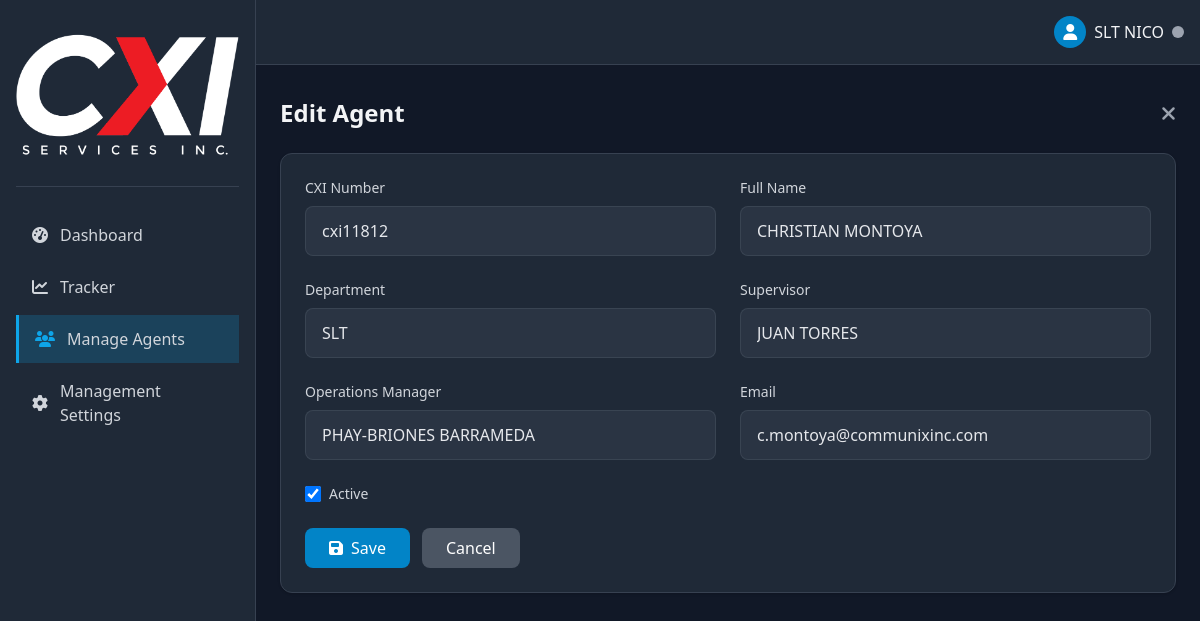
Page /admin/employee.php?id=10 (signed in) on the committed database.
### tables this page shows
CREATE TABLE `employees` (
  `id` int(11) NOT NULL,
  `employee_id` varchar(50) NOT NULL,
  `full_name` varchar(100) NOT NULL,
  `department` varchar(50) NOT NULL,
  `supervisor` varchar(100) NOT NULL,
  `operation_manager` varchar(100) NOT NULL,
  `email` varchar(100) NOT NULL,
  `created_at` datetime NOT NULL DEFAULT current_timestamp(),
  `updated_at` datetime NOT NULL DEFAULT current_timestamp() ON UPDATE current_timestamp(),
  `is_active` tinyint(1) DEFAULT 1
);

### admin/employee.php (the view, shortened to what this page needs)
<?php
require_once '../includes/functions.php';
$action = isset($_GET['action']) ? $_GET['action'] : '';
$employeeId = isset($_GET['id']) ? (int)$_GET['id'] : 0;
$employee = null;
if ($employeeId > 0) {
    try {
        $stmt = $pdo->prepare("SELECT * FROM employees WHERE id = ?");
        $stmt->execute([$employeeId]);
        $employee = $stmt->fetch();
    } catch (PDOException $e) {
        $_SESSION['error'] = "Error fetching employee data: " . $e->getMessage();
        redirect('employees.php');
    }
} elseif ($action !== 'create') {
    redirect('employees.php');
}
require_once '../components/layout.php';
?>
<div class="md:ml-64 pt-2 min-h-screen">
    <main class="p-6">
        <div class="flex justify-between items-center mb-6">
            <h1 class="text-2xl font-bold"><?= $employeeId ? 'Edit Agent' : 'Add New Agent' ?></h1>
            <a href="employees.php" class="text-gray-400 hover:text-white">
                <i class="fas fa-times fa-lg"></i>
            </a>
        </div>
        <div class="bg-gray-800 rounded-xl border border-gray-700 p-6 shadow">
            <form method="POST">
                <div class="grid grid-cols-1 md:grid-cols-2 gap-6">
                    <div>
                        <label for="employee_id" class="block text-sm font-medium text-gray-300 mb-2">CXI Number</label>
                        <input type="text" id="cxi_id" name="cxi_id"
                               class="w-full px-4 py-3 bg-gray-700/50 border border-gray-600/50 rounded-lg text-gray-200"
                               value="<?= $employee ? htmlspecialchars($employee['employee_id']) : '' ?>" required>
                    </div>
                    <div>
                        <label for="full_name" class="block text-sm font-medium text-gray-300 mb-2">Full Name</label>
                        <input type="text" id="full_name" name="full_name" style="text-transform: uppercase;"
                               class="w-full px-4 py-3 bg-gray-700/50 border border-gray-600/50 rounded-lg text-gray-200"
                               value="<?= $employee ? htmlspecialchars($employee['full_name']) : '' ?>" required>
                    </div>
                    <div>
                        <label for="department" class="block text-sm font-medium text-gray-300 mb-2">Department</label>
                        <input type="text" id="department" name="department" style="text-transform: uppercase;"
                               class="w-full px-4 py-3 bg-gray-700/50 border border-gray-600/50 rounded-lg text-gray-200"
                               value="<?= $employee ? htmlspecialchars($employee['department']) : '' ?>" required>
                    </div>
                    <div>
                        <label for="supervisor" class="block text-sm font-medium text-gray-300 mb-2">Supervisor</label>
                        <input type="text" id="supervisor" name="supervisor" style="text-transform: uppercase;"
                               class="w-full px-4 py-3 bg-gray-700/50 border border-gray-600/50 rounded-lg text-gray-200"
                               value="<?= $employee ? htmlspecialchars($employee['supervisor']) : '' ?>" required>
                    </div>
                    <div>
                        <label for="operation_manager" class="block text-sm font-medium text-gray-300 mb-2">Operations Manager</label>
                        <input type="text" id="operation_manager" name="operation_manager" style="text-transform: uppercase;"
                               class="w-full px-4 py-3 bg-gray-700/50 border border-gray-600/50 rounded-lg text-gray-200"
                               value="<?= $employee ? htmlspecialchars($employee['operation_manager']) : '' ?>" required>
                    </div>
                    <div>
                        <label for="email" class="block text-sm font-medium text-gray-300 mb-2">Email</label>
                        <input type="email" id="email" name="email"
                               class="w-full px-4 py-3 bg-gray-700/50 border border-gray-600/50 rounded-lg text-gray-200"
                               value="<?= $employee ? htmlspecialchars($employee['email']) : '' ?>" required>
                    </div>
                    <div class="flex items-center">
                        <input type="checkbox" id="is_active" name="is_active"
                               class="w-4 h-4 text-primary-600 bg-gray-700 border-gray-600 rounded focus:ring-primary-500 focus:ring-2"
                               <?= ($employee && $employee['is_active']) || !$employee ? 'checked' : '' ?>>
                        <label for="is_active" class="ml-2 text-sm font-medium text-gray-300">Active</label>
                    </div>
                </div>
                <div class="flex space-x-3 pt-6">
                    <button type="submit" class="bg-primary-600 hover:bg-primary-700 text-white px-6 py-2 rounded-lg flex items-center">
                        <i class="fas fa-save mr-2"></i> Save
                    </button>
                    <a href="employees.php" class="bg-gray-600 hover:bg-gray-700 text-white px-6 py-2 rounded-lg flex items-center">
                        Cancel
                    </a>
                </div>
            </form>
        </div>
    </main>
</div>

### rows in the picture
employees: cxi_id "cxi11812", full_name "CHRISTIAN MONTOYA", department "SLT", supervisor "JUAN TORRES", operation_manager "PHAY-BRIONES BARRAMEDA", email "c.montoya@communixinc.com", is_active "☑"

### other values in the picture
$_SESSION['nickname'] "SLT NICO"
